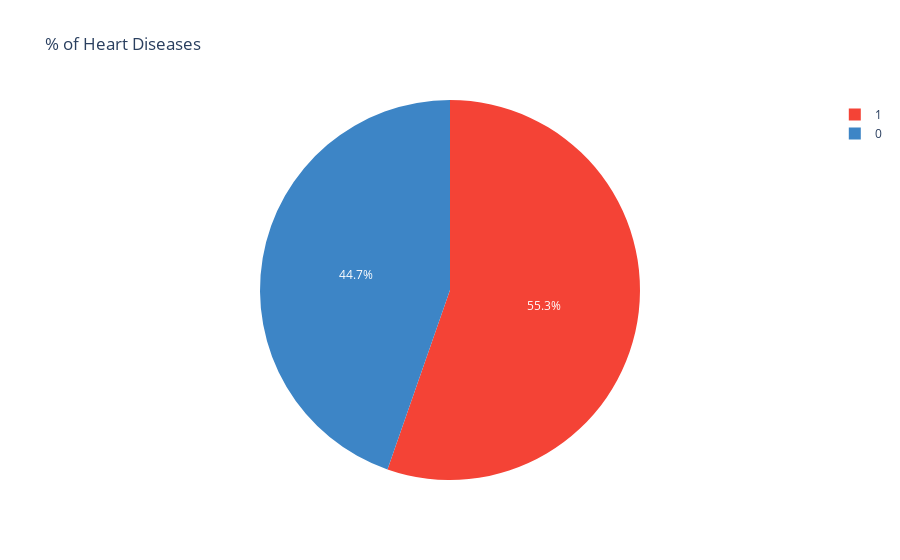

Notebook code for this chart:
### Code cell
fig = px.pie(df, names='HeartDisease', title='% of Heart Diseases',
             color_discrete_sequence=['#f44336', '#3d85c6'])
fig.show()

### Figure 1 — Plotly figure (JSON) as saved in the notebook; plotly's stock layout.template omitted (floating-point values rounded to 4 significant figures; data arrays with more than 128 entries replaced by an {"elided": "..."} marker saying what was removed)
{"data": [{"domain": {"x": [0, 1], "y": [0, 1]}, "hovertemplate": "HeartDisease=%{label}<extra></extra>", "labels": {"elided": "918 int values"}, "legendgroup": "", "name": "", "showlegend": true, "type": "pie"}], "layout": {"legend": {"tracegroupgap": 0}, "piecolorway": ["#f44336", "#3d85c6"], "title": {"text": "% of Heart Diseases"}}}
